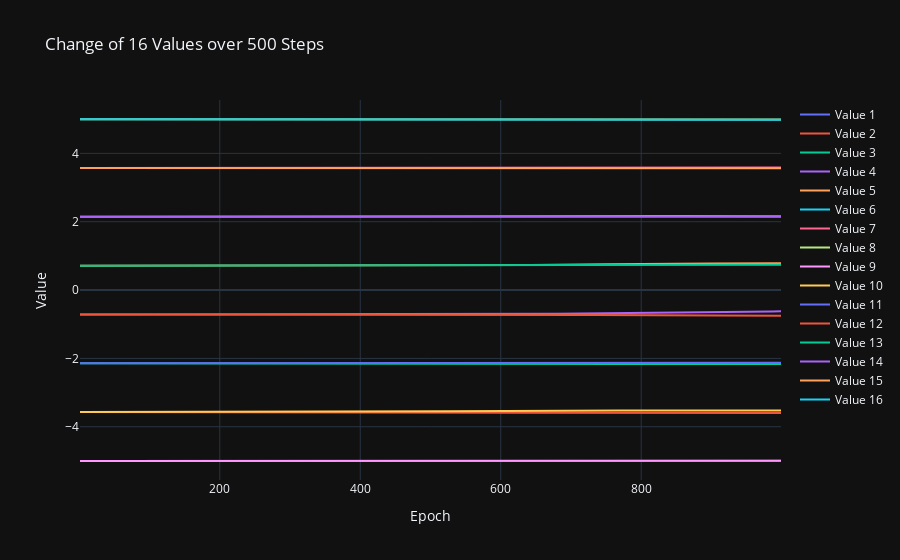

The notebook cell saved with this chart:
### Markdown cell above
## Mean value

### Code cell
import numpy as np
import plotly.graph_objects as go

data = experiment_data_loader.experiment_data['000005']['repetition_data'][2]


means = []
for mean_idx in range(16):
    means.append(data[f"mean{mean_idx}"])

    
data = np.stack(means, axis=1)
print(data.shape)
#data = np.expand_dims(data, axis=1)

# Preparing data for plotting
epochs = np.arange(1, data.shape[0])
traces = []
for i in range(data.shape[1]):
    traces.append(go.Scatter(x=epochs, y=data[:, i], mode='lines', name=f'Value {i+1}'))

# Plotting with Plotly
layout = go.Layout(title='Change of 16 Values over 500 Steps',
                   xaxis=dict(title='Epoch'),
                   yaxis=dict(title='Value'),
                   template='plotly_dark')

fig = go.Figure(data=traces, layout=layout)
fig.show()

### Figure 1 — Plotly figure (JSON) as saved in the notebook; plotly's stock layout.template omitted (floating-point values rounded to 4 significant figures; data arrays with more than 128 entries replaced by an {"elided": "..."} marker saying what was removed)
{"data": [{"mode": "lines", "name": "Value 1", "type": "scatter", "x": {"elided": "999 int values"}, "y": {"elided": "1000 float values"}}, {"mode": "lines", "name": "Value 2", "type": "scatter", "x": {"elided": "999 int values"}, "y": {"elided": "1000 float values"}}, {"mode": "lines", "name": "Value 3", "type": "scatter", "x": {"elided": "999 int values"}, "y": {"elided": "1000 float values"}}, {"mode": "lines", "name": "Value 4", "type": "scatter", "x": {"elided": "999 int values"}, "y": {"elided": "1000 float values"}}, {"mode": "lines", "name": "Value 5", "type": "scatter", "x": {"elided": "999 int values"}, "y": {"elided": "1000 float values"}}, {"mode": "lines", "name": "Value 6", "type": "scatter", "x": {"elided": "999 int values"}, "y": {"elided": "1000 float values"}}, {"mode": "lines", "name": "Value 7", "type": "scatter", "x": {"elided": "999 int values"}, "y": {"elided": "1000 float values"}}, {"mode": "lines", "name": "Value 8", "type": "scatter", "x": {"elided": "999 int values"}, "y": {"elided": "1000 float values"}}, {"mode": "lines", "name": "Value 9", "type": "scatter", "x": {"elided": "999 int values"}, "y": {"elided": "1000 float values"}}, {"mode": "lines", "name": "Value 10", "type": "scatter", "x": {"elided": "999 int values"}, "y": {"elided": "1000 float values"}}, {"mode": "lines", "name": "Value 11", "type": "scatter", "x": {"elided": "999 int values"}, "y": {"elided": "1000 float values"}}, {"mode": "lines", "name": "Value 12", "type": "scatter", "x": {"elided": "999 int values"}, "y": {"elided": "1000 float values"}}, {"mode": "lines", "name": "Value 13", "type": "scatter", "x": {"elided": "999 int values"}, "y": {"elided": "1000 float values"}}, {"mode": "lines", "name": "Value 14", "type": "scatter", "x": {"elided": "999 int values"}, "y": {"elided": "1000 float values"}}, {"mode": "lines", "name": "Value 15", "type": "scatter", "x": {"elided": "999 int values"}, "y": {"elided": "1000 float values"}}, {"mode": "lines", "name": "Value 16", "type": "scatter", "x": {"elided": "999 int values"}, "y": {"elided": "1000 float values"}}], "layout": {"title": {"text": "Change of 16 Values over 500 Steps"}, "xaxis": {"title": {"text": "Epoch"}}, "yaxis": {"title": {"text": "Value"}}}}
